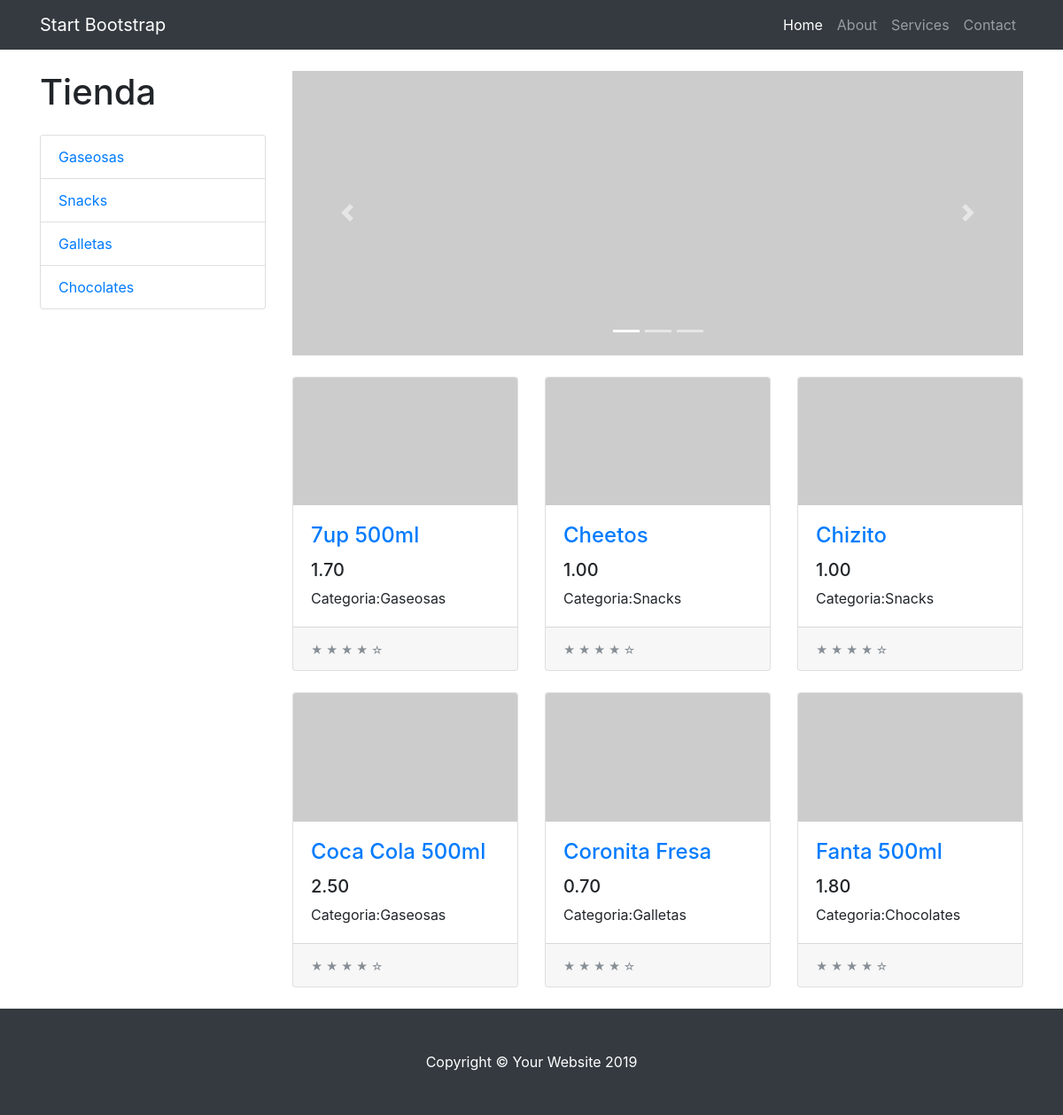
The page / on the database its author committed.
### tienda/models.py (models this page shows)
class Categoria(models.Model):
    nombre = models.CharField(max_length=200)
    pub_date = models.DateTimeField('date published')
    def __str__(self):
        return self.nombre

class Producto(models.Model):
    Categoria = models.ForeignKey(Categoria,on_delete=models.CASCADE)
    nombre= models.CharField(max_length=200)
    precio =models.DecimalField(max_digits=6, decimal_places=2)
    stock =models.IntegerField(default=0)
    imagen = models.ImageField(upload_to='productos', blank=True, null=True)
    descripcion = models.TextField( blank=True)
    pub_date =models.DateTimeField('date published')
    def __str__(self):
        return self.nombre

### tienda/views.py (the view)
# urls.py: path('',views.index, name='index'),
def index(request):
    product_list = Producto.objects.order_by('nombre')[:6]
    categoria_list = Categoria.objects.all()
    print(product_list)
    print(categoria_list)
    context = {'productos': product_list,
               'categorias': categoria_list}
    return render(request,'index.html', context)

### tienda/templates/index.html (shortened to what this page needs)
{% extends 'layout.html' %}
{% block content %}
<div id="carouselExampleIndicators" class="carousel slide my-4" data-ride="carousel">
    <ol class="carousel-indicators">
      <li data-target="#carouselExampleIndicators" data-slide-to="0" class="active"></li>
      <li data-target="#carouselExampleIndicators" data-slide-to="1"></li>
      <li data-target="#carouselExampleIndicators" data-slide-to="2"></li>
    </ol>
    <div class="carousel-inner" role="listbox">
      <div class="carousel-item active">
        <img class="d-block img-fluid" src="http://placehold.it/900x350" alt="First slide">
      </div>
    </div>
    <a class="carousel-control-prev" href="#carouselExampleIndicators" role="button" data-slide="prev">
      <span class="carousel-control-prev-icon" aria-hidden="true"></span>
    </a>
    <a class="carousel-control-next" href="#carouselExampleIndicators" role="button" data-slide="next">
      <span class="carousel-control-next-icon" aria-hidden="true"></span>
    </a>
  </div>
  <div class="row">
    {% for prod in productos %}
    <div class="col-lg-4 col-md-6 mb-4">
      <div class="card h-100">
        <a href="producto/{{prod.id}}/">
            <img class="card-img-top" src="http://placehold.it/700x400" alt="">
        </a>
        <div class="card-body">
          <h4 class="card-title">
            <a href="producto/{{prod.id}}/">{{prod.nombre}}</a>
          </h4>
          <h5>{{prod.precio}}</h5>
          <p class="card-text">Categoria:{{prod.Categoria}}</p>
        </div>
        <div class="card-footer">
          <small class="text-muted">&#9733; &#9733; &#9733; &#9733; &#9734;</small>
        </div>
      </div>
    </div>
{% endfor %}
  </div>
  {% endblock %}

### tienda/templates/layout.html (shortened to what this page needs)
{% load static %}
<!DOCTYPE html>
<html lang="en">
  <head>
    <link href="{% static 'vendor/bootstrap/css/bootstrap.min.css' %}" rel="stylesheet">
    <link href="{%static 'css/shop.css' %}" rel="stylesheet">
  </head>
  <body>
    <nav class="navbar navbar-expand-lg navbar-dark bg-dark fixed-top">
      <div class="container">
        <a class="navbar-brand" href="#">Start Bootstrap</a>
        <div class="collapse navbar-collapse" id="navbarResponsive">
          <ul class="navbar-nav ml-auto">
            <li class="nav-item active">
              <a class="nav-link" href="#">Home
              </a>
            </li>
            <li class="nav-item">
              <a class="nav-link" href="#">About</a>
            </li>
            <li class="nav-item">
              <a class="nav-link" href="#">Services</a>
            </li>
            <li class="nav-item">
              <a class="nav-link" href="#">Contact</a>
            </li>
          </ul>
        </div>
      </div>
    </nav>
    <div class="container">
      <div class="row">
        <div class="col-lg-3">
          <h1 class="my-4">Tienda</h1>
          <div class="list-group">
            {% for cat in categorias %}
            <a href="/categoria/{{cat.id}}" class="list-group-item">{{cat.nombre}}</a>
            {% endfor %}
          </div>
        </div>
        <div class="col-lg-9">
            {% block content %}
            {% endblock %}
        </div>
      </div>
    </div>
    <footer class="py-5 bg-dark">
      <div class="container">
        <p class="m-0 text-center text-white">Copyright &copy; Your Website 2019</p>
      </div>
    </footer>
  </body>
</html>

### tienda/static/css/shop.css (style rules this page uses)
body { padding-top: 54px; }
@media (min-width: 992px) { body { padding-top: 56px; } }

### rows shown on the page
Categoria: nombre "Gaseosas"
Categoria: nombre "Snacks"
Categoria: nombre "Galletas"
Categoria: nombre "Chocolates"
Producto: nombre "7up 500ml", precio "1.70", Categoria "Gaseosas"
Producto: nombre "Cheetos", precio "1.00", Categoria "Snacks"
Producto: nombre "Chizito", precio "1.00", Categoria "Snacks"
Producto: nombre "Coca Cola 500ml", precio "2.50", Categoria "Gaseosas"
Producto: nombre "Coronita Fresa", precio "0.70", Categoria "Galletas"
Producto: nombre "Fanta 500ml", precio "1.80", Categoria "Chocolates"
